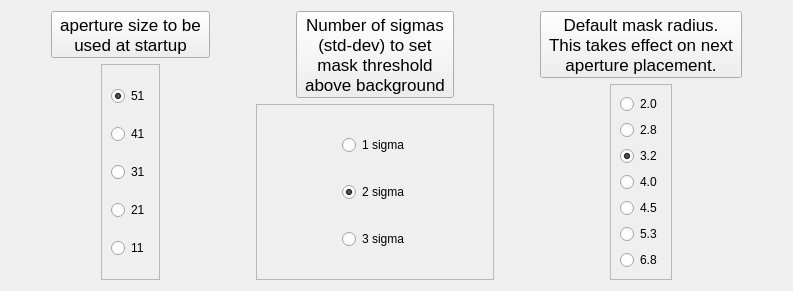
               <widget class="QWidget" name="tab_27">
                <attribute name="title">
                 <string>Pref.</string>
                </attribute>
                <layout class="QGridLayout" name="gridLayout_27">
                 <item row="0" column="0">
                  <layout class="QVBoxLayout" name="verticalLayout_58">
                   <item>
                    <layout class="QHBoxLayout" name="horizontalLayout_85">
                     <item>
                      <spacer name="horizontalSpacer_88">
                       <property name="orientation">
                        <enum>Qt::Horizontal</enum>
                       </property>
                       <property name="sizeHint" stdset="0">
                        <size>
                         <width>40</width>
                         <height>20</height>
                        </size>
                       </property>
                      </spacer>
                     </item>
                     <item>
                      <widget class="QToolButton" name="appSizeToolButton">
                       <property name="font">
                        <font>
                         <pointsize>13</pointsize>
                        </font>
                       </property>
                       <property name="toolTip">
                        <string>&lt;html&gt;&lt;head/&gt;&lt;body&gt;&lt;p&gt;&lt;span style=&quot; font-weight:600; color:#fc0107;&quot;&gt;Note:&lt;/span&gt; The aperture size selected here will only take effect when PyMovie is closed and then reopened. The selected value will be used to set the&lt;span style=&quot; font-weight:600; color:#fc0107;&quot;&gt; Select aperture size&lt;/span&gt; spinner on the main page when PyMovie starts up.&lt;/p&gt;&lt;/body&gt;&lt;/html&gt;</string>
                       </property>
                       <property name="text">
                        <string>aperture size to be
used at startup</string>
                       </property>
                      </widget>
                     </item>
                     <item>
                      <spacer name="horizontalSpacer_89">
                       <property name="orientation">
                        <enum>Qt::Horizontal</enum>
                       </property>
                       <property name="sizeHint" stdset="0">
                        <size>
                         <width>40</width>
                         <height>20</height>
                        </size>
                       </property>
                      </spacer>
                     </item>
                    </layout>
                   </item>
                   <item>
                    <layout class="QHBoxLayout" name="horizontalLayout_86">
                     <item>
                      <spacer name="horizontalSpacer_90">
                       <property name="orientation">
                        <enum>Qt::Horizontal</enum>
                       </property>
                       <property name="sizeHint" stdset="0">
                        <size>
                         <width>40</width>
                         <height>20</height>
                        </size>
                       </property>
                      </spacer>
                     </item>
                     <item>
                      <widget class="QFrame" name="frame_7">
                       <property name="frameShape">
                        <enum>QFrame::StyledPanel</enum>
                       </property>
                       <property name="frameShadow">
                        <enum>QFrame::Raised</enum>
                       </property>
                       <layout class="QHBoxLayout" name="horizontalLayout_87">
                        <item>
                         <layout class="QVBoxLayout" name="verticalLayout_59">
                          <item>
                           <widget class="QRadioButton" name="defAppSize51RadioButton">
                            <property name="layoutDirection">
                             <enum>Qt::LeftToRight</enum>
                            </property>
                            <property name="text">
                             <string>51</string>
                            </property>
                            <property name="checked">
                             <bool>true</bool>
                            </property>
                           </widget>
                          </item>
                          <item>
                           <widget class="QRadioButton" name="defAppSize41RadioButton">
                            <property name="text">
                             <string>41</string>
                            </property>
                           </widget>
                          </item>
                          <item>
                           <widget class="QRadioButton" name="defAppSize31RadioButton">
                            <property name="text">
                             <string>31</string>
                            </property>
                           </widget>
                          </item>
                          <item>
                           <widget class="QRadioButton" name="defAppSize21RadioButton">
                            <property name="text">
                             <string>21</string>
                            </property>
                           </widget>
                          </item>
                          <item>
                           <widget class="QRadioButton" name="defAppSize11RadioButton">
                            <property name="text">
                             <string>11</string>
                            </property>
                           </widget>
                          </item>
                         </layout>
                        </item>
                       </layout>
                      </widget>
                     </item>
                     <item>
                      <spacer name="horizontalSpacer_91">
                       <property name="orientation">
                        <enum>Qt::Horizontal</enum>
                       </property>
                       <property name="sizeHint" stdset="0">
                        <size>
                         <width>40</width>
                         <height>20</height>
                        </size>
                       </property>
                      </spacer>
                     </item>
                    </layout>
                   </item>
                  </layout>
                 </item>
                 <item row="0" column="1">
                  <layout class="QVBoxLayout" name="verticalLayout_60">
                   <item>
                    <layout class="QHBoxLayout" name="horizontalLayout_88">
                     <item>
                      <spacer name="horizontalSpacer_92">
                       <property name="orientation">
                        <enum>Qt::Horizontal</enum>
                       </property>
                       <property name="sizeHint" stdset="0">
                        <size>
                         <width>40</width>
                         <height>20</height>
                        </size>
                       </property>
                      </spacer>
                     </item>
                     <item>
                      <widget class="QToolButton" name="sigmaLevelToolButton">
                       <property name="font">
                        <font>
                         <pointsize>13</pointsize>
                        </font>
                       </property>
                       <property name="toolTip">
                        <string>&lt;html&gt;&lt;head/&gt;&lt;body&gt;&lt;p&gt;When a snap-to-blob aperture is initially placed on an image, a mask threshold will be calculated as either one, two, or three sigma. (Sigma is extracted by the Robust Mean extraction routine from the background noise and is the standard deviation of the background.)&lt;/p&gt;&lt;p&gt;This radio button group determines whether one, two, or three sigma will be used as the mask threshold when the next snap-to-blob aperture is placed.&lt;/p&gt;&lt;/body&gt;&lt;/html&gt;</string>
                       </property>
                       <property name="text">
                        <string>Number of sigmas 
(std-dev) to set
mask threshold 
above background</string>
                       </property>
                      </widget>
                     </item>
                     <item>
                      <spacer name="horizontalSpacer_93">
                       <property name="orientation">
                        <enum>Qt::Horizontal</enum>
                       </property>
                       <property name="sizeHint" stdset="0">
                        <size>
                         <width>40</width>
                         <height>20</height>
                        </size>
                       </property>
                      </spacer>
                     </item>
                    </layout>
                   </item>
                   <item>
                    <layout class="QHBoxLayout" name="horizontalLayout_89">
                     <item>
                      <widget class="QFrame" name="frame_8">
                       <property name="frameShape">
                        <enum>QFrame::StyledPanel</enum>
                       </property>
                       <property name="frameShadow">
                        <enum>QFrame::Raised</enum>
                       </property>
                       <layout class="QHBoxLayout" name="horizontalLayout_90">
                        <item>
                         <spacer name="horizontalSpacer_94">
                          <property name="orientation">
                           <enum>Qt::Horizontal</enum>
                          </property>
                          <property name="sizeHint" stdset="0">
                           <size>
                            <width>40</width>
                            <height>20</height>
                           </size>
                          </property>
                         </spacer>
                        </item>
                        <item>
                         <layout class="QVBoxLayout" name="verticalLayout_61">
                          <item>
                           <widget class="QRadioButton" name="oneSigmaRadioButton">
                            <property name="text">
                             <string>1 sigma</string>
                            </property>
                            <property name="checked">
                             <bool>false</bool>
                            </property>
                           </widget>
                          </item>
                          <item>
                           <widget class="QRadioButton" name="twoSigmaRadioButton">
                            <property name="text">
                             <string>2 sigma</string>
                            </property>
                            <property name="checked">
                             <bool>true</bool>
                            </property>
                           </widget>
                          </item>
                          <item>
                           <widget class="QRadioButton" name="threeSigmaRadioButton">
                            <property name="text">
                             <string>3 sigma</string>
                            </property>
                           </widget>
                          </item>
                         </layout>
                        </item>
                        <item>
                         <spacer name="horizontalSpacer_95">
                          <property name="orientation">
                           <enum>Qt::Horizontal</enum>
                          </property>
                          <property name="sizeHint" stdset="0">
                           <size>
                            <width>40</width>
                            <height>20</height>
                           </size>
                          </property>
                         </spacer>
                        </item>
                       </layout>
                      </widget>
                     </item>
                    </layout>
                   </item>
                  </layout>
                 </item>
                 <item row="0" column="2">
                  <layout class="QVBoxLayout" name="verticalLayout_62">
                   <item>
                    <layout class="QHBoxLayout" name="horizontalLayout_91">
                     <item>
                      <spacer name="horizontalSpacer_96">
                       <property name="orientation">
                        <enum>Qt::Horizontal</enum>
                       </property>
                       <property name="sizeHint" stdset="0">
                        <size>
                         <width>40</width>
                         <height>20</height>
                        </size>
                       </property>
                      </spacer>
                     </item>
                     <item>
                      <widget class="QToolButton" name="defaultMaskRadiusToolButton">
                       <property name="font">
                        <font>
                         <pointsize>13</pointsize>
                        </font>
                       </property>
                       <property name="text">
                        <string>Default mask radius.
This takes effect on next
aperture placement.</string>
                       </property>
                      </widget>
                     </item>
                     <item>
                      <spacer name="horizontalSpacer_97">
                       <property name="orientation">
                        <enum>Qt::Horizontal</enum>
                       </property>
                       <property name="sizeHint" stdset="0">
                        <size>
                         <width>40</width>
                         <height>20</height>
                        </size>
                       </property>
                      </spacer>
                     </item>
                    </layout>
                   </item>
                   <item>
                    <layout class="QHBoxLayout" name="horizontalLayout_92">
                     <item>
                      <spacer name="horizontalSpacer_98">
                       <property name="orientation">
                        <enum>Qt::Horizontal</enum>
                       </property>
                       <property name="sizeHint" stdset="0">
                        <size>
                         <width>40</width>
                         <height>20</height>
                        </size>
                       </property>
                      </spacer>
                     </item>
                     <item>
                      <widget class="QFrame" name="frame_9">
                       <property name="frameShape">
                        <enum>QFrame::StyledPanel</enum>
                       </property>
                       <property name="frameShadow">
                        <enum>QFrame::Raised</enum>
                       </property>
                       <layout class="QHBoxLayout" name="horizontalLayout_93">
                        <item>
                         <layout class="QVBoxLayout" name="verticalLayout_63">
                          <item>
                           <widget class="QRadioButton" name="radius20radioButton">
                            <property name="text">
                             <string>2.0</string>
                            </property>
                           </widget>
                          </item>
                          <item>
                           <widget class="QRadioButton" name="radius28radioButton">
                            <property name="text">
                             <string>2.8</string>
                            </property>
                           </widget>
                          </item>
                          <item>
                           <widget class="QRadioButton" name="radius32radioButton">
                            <property name="text">
                             <string>3.2</string>
                            </property>
                            <property name="checked">
                             <bool>true</bool>
                            </property>
                           </widget>
                          </item>
                          <item>
                           <widget class="QRadioButton" name="radius40radioButton">
                            <property name="text">
                             <string>4.0</string>
                            </property>
                           </widget>
                          </item>
                          <item>
                           <widget class="QRadioButton" name="radius45radioButton">
                            <property name="text">
                             <string>4.5</string>
                            </property>
                           </widget>
                          </item>
                          <item>
                           <widget class="QRadioButton" name="radius53radioButton">
                            <property name="text">
                             <string>5.3</string>
                            </property>
                           </widget>
                          </item>
                          <item>
                           <widget class="QRadioButton" name="radius68radioButton">
                            <property name="text">
                             <string>6.8</string>
                            </property>
                           </widget>
                          </item>
                         </layout>
                        </item>
                       </layout>
                      </widget>
                     </item>
                     <item>
                      <spacer name="horizontalSpacer_99">
                       <property name="orientation">
                        <enum>Qt::Horizontal</enum>
                       </property>
                       <property name="sizeHint" stdset="0">
                        <size>
                         <width>40</width>
                         <height>20</height>
                        </size>
                       </property>
                      </spacer>
                     </item>
                    </layout>
                   </item>
                  </layout>
                 </item>
                </layout>
               </widget>
